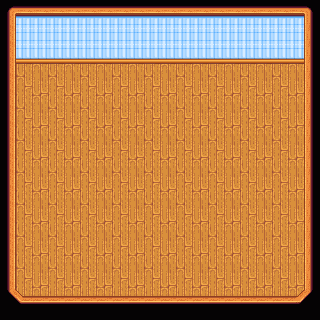

A level layout from a 2D game, rendered from its tile map. Below: a short description, then the map file with its tile-grid data intact:
An orthogonal 20x20 tile map with 16x16 px tiles, 5 tile layers (Back, Buildings, Paths, Front, ...).

<map version="1.10" tiledversion="1.11.2" orientation="orthogonal" renderorder="left-down" width="20" height="20" tilewidth="16" tileheight="16" infinite="0" nextlayerid="11" nextobjectid="1">
 <tileset firstgid="1" name="townInterior" tilewidth="16" tileheight="16" tilecount="2176" columns="32">
  <image source="townInterior.png" width="512" height="1088" />
 </tileset>
 <layer id="1" name="Back" width="20" height="20">
  <data encoding="csv">
232,233,232,233,232,233,232,233,232,233,232,233,232,233,232,233,232,233,232,233,
264,265,264,265,264,265,264,265,264,265,264,265,264,265,264,265,264,265,264,265,
232,233,232,233,232,233,232,233,232,233,232,233,232,233,232,233,232,233,232,233,
264,265,264,265,264,265,264,265,264,265,264,265,264,265,264,265,264,265,264,265,
232,233,232,233,232,233,232,233,232,233,232,233,232,233,232,233,232,233,232,233,
264,265,264,265,264,265,264,265,264,265,264,265,264,265,264,265,264,265,264,265,
232,233,232,233,232,233,232,233,232,233,232,233,232,233,232,233,232,233,232,233,
264,265,264,265,264,265,264,265,264,265,264,265,264,265,264,265,264,265,264,265,
232,233,232,233,232,233,232,233,232,233,232,233,232,233,232,233,232,233,232,233,
264,265,264,265,264,265,264,265,264,265,264,265,264,265,264,265,264,265,264,265,
232,233,232,233,232,233,232,233,232,233,232,233,232,233,232,233,232,233,232,233,
264,265,264,265,264,265,264,265,264,265,264,265,264,265,264,265,264,265,264,265,
232,233,232,233,232,233,232,233,232,233,232,233,232,233,232,233,232,233,232,233,
264,265,264,265,264,265,264,265,264,265,264,265,264,265,264,265,264,265,264,265,
232,233,232,233,232,233,232,233,232,233,232,233,232,233,232,233,232,233,232,233,
264,265,264,265,264,265,264,265,264,265,264,265,264,265,264,265,264,265,264,265,
232,233,232,233,232,233,232,233,232,233,232,233,232,233,232,233,232,233,232,233,
264,265,264,265,264,265,264,265,264,265,264,265,264,265,264,265,264,265,264,265,
232,233,232,233,232,233,232,233,232,233,232,233,232,233,232,233,232,233,232,233,
264,265,264,265,264,265,264,265,264,265,264,265,264,265,264,265,264,265,264,265
</data>
 </layer>
 <layer id="2" name="Buildings" width="20" height="20">
  <data encoding="csv">
10,11,11,11,11,11,11,11,11,11,11,11,11,11,11,11,11,11,11,12,
65,40,40,40,40,40,40,40,40,40,40,40,40,40,40,40,40,40,40,69,
65,72,72,72,72,72,72,72,72,72,72,72,72,72,72,72,72,72,72,69,
65,104,104,104,104,104,104,104,104,104,104,104,104,104,104,104,104,104,104,69,
65,0,0,0,0,0,0,0,0,0,0,0,0,0,0,0,0,0,0,69,
65,0,0,0,0,0,0,0,0,0,0,0,0,0,0,0,0,0,0,69,
65,0,0,0,0,0,0,0,0,0,0,0,0,0,0,0,0,0,0,69,
65,0,0,0,0,0,0,0,0,0,0,0,0,0,0,0,0,0,0,69,
65,0,0,0,0,0,0,0,0,0,0,0,0,0,0,0,0,0,0,69,
65,0,0,0,0,0,0,0,0,0,0,0,0,0,0,0,0,0,0,69,
65,0,0,0,0,0,0,0,0,0,0,0,0,0,0,0,0,0,0,69,
65,0,0,0,0,0,0,0,0,0,0,0,0,0,0,0,0,0,0,69,
65,0,0,0,0,0,0,0,0,0,0,0,0,0,0,0,0,0,0,69,
65,0,0,0,0,0,0,0,0,0,0,0,0,0,0,0,0,0,0,69,
65,0,0,0,0,0,0,0,0,0,0,0,0,0,0,0,0,0,0,69,
65,0,0,0,0,0,0,0,0,0,0,0,0,0,0,0,0,0,0,69,
65,0,0,0,0,0,0,0,0,0,0,0,0,0,0,0,0,0,0,69,
65,0,0,0,0,0,0,0,0,0,0,0,0,0,0,0,0,0,0,69,
161,0,0,0,0,0,0,0,0,0,0,0,0,0,0,0,0,0,0,168,
1,1,1,1,1,1,1,1,1,1,1,1,1,1,1,1,1,1,1,1
</data>
 </layer>
 <layer id="3" name="Paths" width="20" height="20">
  <data encoding="csv">
0,0,0,0,0,0,0,0,0,0,0,0,0,0,0,0,0,0,0,0,
0,0,0,0,0,0,0,0,0,0,0,0,0,0,0,0,0,0,0,0,
0,0,0,0,0,0,0,0,0,0,0,0,0,0,0,0,0,0,0,0,
0,0,0,0,0,0,0,0,0,0,0,0,0,0,0,0,0,0,0,0,
0,0,0,0,0,0,0,0,0,0,0,0,0,0,0,0,0,0,0,0,
0,0,0,0,0,0,0,0,0,0,0,0,0,0,0,0,0,0,0,0,
0,0,0,0,0,0,0,0,0,0,0,0,0,0,0,0,0,0,0,0,
0,0,0,0,0,0,0,0,0,0,0,0,0,0,0,0,0,0,0,0,
0,0,0,0,0,0,0,0,0,0,0,0,0,0,0,0,0,0,0,0,
0,0,0,0,0,0,0,0,0,0,0,0,0,0,0,0,0,0,0,0,
0,0,0,0,0,0,0,0,0,0,0,0,0,0,0,0,0,0,0,0,
0,0,0,0,0,0,0,0,0,0,0,0,0,0,0,0,0,0,0,0,
0,0,0,0,0,0,0,0,0,0,0,0,0,0,0,0,0,0,0,0,
0,0,0,0,0,0,0,0,0,0,0,0,0,0,0,0,0,0,0,0,
0,0,0,0,0,0,0,0,0,0,0,0,0,0,0,0,0,0,0,0,
0,0,0,0,0,0,0,0,0,0,0,0,0,0,0,0,0,0,0,0,
0,0,0,0,0,0,0,0,0,0,0,0,0,0,0,0,0,0,0,0,
0,0,0,0,0,0,0,0,0,0,0,0,0,0,0,0,0,0,0,0,
0,0,0,0,0,0,0,0,0,0,0,0,0,0,0,0,0,0,0,0,
0,0,0,0,0,0,0,0,0,0,0,0,0,0,0,0,0,0,0,0
</data>
 </layer>
 <layer id="4" name="Front" width="20" height="20">
  <data encoding="csv">
0,0,0,0,0,0,0,0,0,0,0,0,0,0,0,0,0,0,0,0,
0,0,0,0,0,0,0,0,0,0,0,0,0,0,0,0,0,0,0,0,
0,0,0,0,0,0,0,0,0,0,0,0,0,0,0,0,0,0,0,0,
0,0,0,0,0,0,0,0,0,0,0,0,0,0,0,0,0,0,0,0,
0,0,0,0,0,0,0,0,0,0,0,0,0,0,0,0,0,0,0,0,
0,0,0,0,0,0,0,0,0,0,0,0,0,0,0,0,0,0,0,0,
0,0,0,0,0,0,0,0,0,0,0,0,0,0,0,0,0,0,0,0,
0,0,0,0,0,0,0,0,0,0,0,0,0,0,0,0,0,0,0,0,
0,0,0,0,0,0,0,0,0,0,0,0,0,0,0,0,0,0,0,0,
0,0,0,0,0,0,0,0,0,0,0,0,0,0,0,0,0,0,0,0,
0,0,0,0,0,0,0,0,0,0,0,0,0,0,0,0,0,0,0,0,
0,0,0,0,0,0,0,0,0,0,0,0,0,0,0,0,0,0,0,0,
0,0,0,0,0,0,0,0,0,0,0,0,0,0,0,0,0,0,0,0,
0,0,0,0,0,0,0,0,0,0,0,0,0,0,0,0,0,0,0,0,
0,0,0,0,0,0,0,0,0,0,0,0,0,0,0,0,0,0,0,0,
0,0,0,0,0,0,0,0,0,0,0,0,0,0,0,0,0,0,0,0,
0,0,0,0,0,0,0,0,0,0,0,0,0,0,0,0,0,0,0,0,
0,0,0,0,0,0,0,0,0,0,0,0,0,0,0,0,0,0,0,0,
0,0,0,0,0,0,0,0,0,0,0,0,0,0,0,0,0,0,0,0,
0,0,0,0,0,0,0,0,0,0,0,0,0,0,0,0,0,0,0,0
</data>
 </layer>
 <layer id="5" name="AlwaysFront" width="20" height="20">
  <data encoding="csv">
0,0,0,0,0,0,0,0,0,0,0,0,0,0,0,0,0,0,0,0,
0,0,0,0,0,0,0,0,0,0,0,0,0,0,0,0,0,0,0,0,
0,0,0,0,0,0,0,0,0,0,0,0,0,0,0,0,0,0,0,0,
0,0,0,0,0,0,0,0,0,0,0,0,0,0,0,0,0,0,0,0,
0,0,0,0,0,0,0,0,0,0,0,0,0,0,0,0,0,0,0,0,
0,0,0,0,0,0,0,0,0,0,0,0,0,0,0,0,0,0,0,0,
0,0,0,0,0,0,0,0,0,0,0,0,0,0,0,0,0,0,0,0,
0,0,0,0,0,0,0,0,0,0,0,0,0,0,0,0,0,0,0,0,
0,0,0,0,0,0,0,0,0,0,0,0,0,0,0,0,0,0,0,0,
0,0,0,0,0,0,0,0,0,0,0,0,0,0,0,0,0,0,0,0,
0,0,0,0,0,0,0,0,0,0,0,0,0,0,0,0,0,0,0,0,
0,0,0,0,0,0,0,0,0,0,0,0,0,0,0,0,0,0,0,0,
0,0,0,0,0,0,0,0,0,0,0,0,0,0,0,0,0,0,0,0,
0,0,0,0,0,0,0,0,0,0,0,0,0,0,0,0,0,0,0,0,
0,0,0,0,0,0,0,0,0,0,0,0,0,0,0,0,0,0,0,0,
0,0,0,0,0,0,0,0,0,0,0,0,0,0,0,0,0,0,0,0,
0,0,0,0,0,0,0,0,0,0,0,0,0,0,0,0,0,0,0,0,
0,0,0,0,0,0,0,0,0,0,0,0,0,0,0,0,0,0,0,0,
0,162,166,166,166,166,166,166,166,166,166,166,166,166,166,166,166,166,167,0,
0,0,0,0,0,0,0,0,0,0,0,0,0,0,0,0,0,0,0,0
</data>
 </layer>
 <objectgroup id="6" name="Back" />
 <objectgroup id="7" name="Buildings" />
 <objectgroup id="8" name="Paths" />
 <objectgroup id="9" name="Front" />
 <objectgroup id="10" name="AlwaysFront" />
</map>
